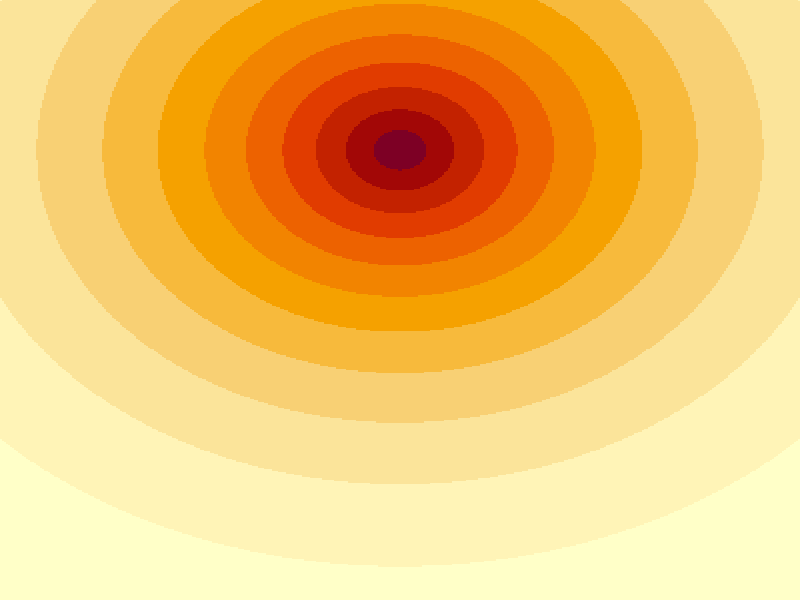

Reproduce this figure in R. (Note: this script raises an error after producing the figure.)
local({
jet.colors = colorRampPalette(c("#00007F", "blue",
    "#007FFF", "cyan", "#7FFF7F", "yellow", "#FF7F00", "red",
    "#7F0000"))
m = 400
C = complex(real = rep(seq(-1.8, 0.6, length.out = m),
    each = m), imag = rep(seq(-1.2, 1.2, length.out = m), m))
C = matrix(C, m, m)
Z = 0
X = array(0, c(m, m, 20))
for (k in 1:20) {
    Z = Z^2 + C
    X[, , k] = exp(-abs(Z))
}
par(mar = rep(0, 4), ann = FALSE)
for (k in 1:20) {
    dev.hold()
    image(X[, , k])
    ani.pause(0.01)
}
})
